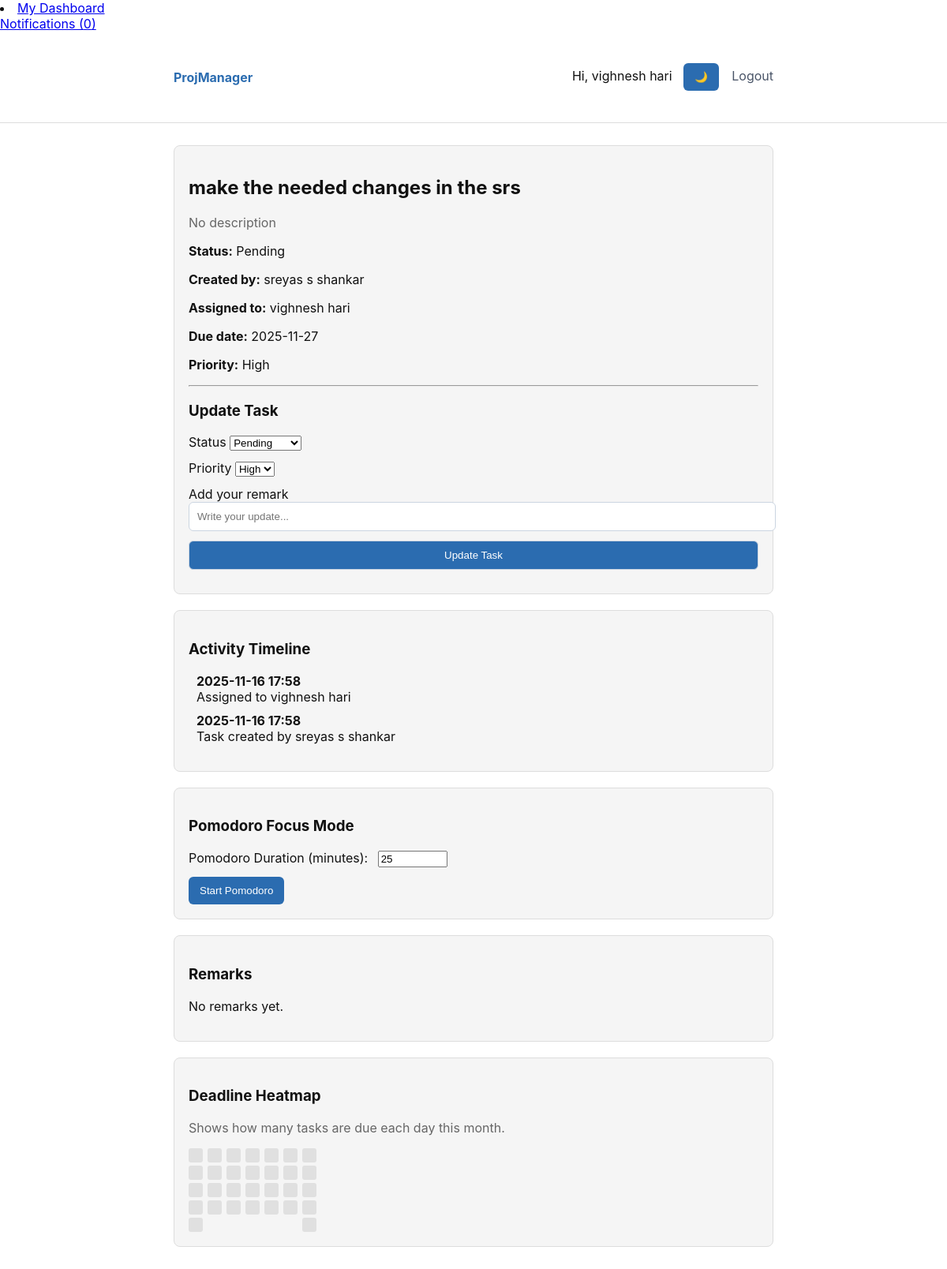
Page /groups/1/tasks/3 (signed in) on the committed database.
### models.py (models this page shows, shortened)
class User(db.Model, UserMixin):
    id = db.Column(db.Integer, primary_key=True)
    username = db.Column(db.String(80), unique=True, nullable=False)
    email = db.Column(db.String(120), unique=True, nullable=False)
    password_hash = db.Column(db.String(128), nullable=False)

class Task(db.Model):
    id = db.Column(db.Integer, primary_key=True)
    title = db.Column(db.String(150), nullable=False)
    description = db.Column(db.Text, nullable=True)
    status = db.Column(db.String(20), default='Pending')  # Pending, In Progress, Done
    created_by = db.Column(db.Integer, db.ForeignKey('user.id'), nullable=False)
    assigned_to = db.Column(db.Integer, db.ForeignKey('user.id'), nullable=True)
    group_id = db.Column(db.Integer, db.ForeignKey('group.id'), nullable=False)
    timestamp = db.Column(db.DateTime, default=db.func.now())
    priority = db.Column(db.String(10))
    activities = db.relationship('TaskActivity', backref='task', lazy=True)
    created_at = db.Column(db.DateTime, default=datetime.utcnow)
    due_date = db.Column(db.DateTime, nullable=True)
    updated_at = db.Column(db.DateTime, default=datetime.utcnow, onupdate=datetime.utcnow)
    pomodoro_active = db.Column(db.Boolean, default=False)
    pomodoro_end = db.Column(db.DateTime, nullable=True)
    creator = db.relationship('User', foreign_keys=[created_by], backref='created_tasks')
    assignee = db.relationship('User', foreign_keys=[assigned_to], backref='assigned_tasks')
    group = db.relationship('Group', backref='tasks')

class TaskActivity(db.Model):
    __tablename__ = 'task_activity'
    id = db.Column(db.Integer, primary_key=True)
    task_id = db.Column(db.Integer, db.ForeignKey('task.id'), nullable=False)
    timestamp = db.Column(db.DateTime, default=datetime.utcnow)
    message = db.Column(db.String(255), nullable=False)

### app.py (the view, shortened to what this page needs)
@app.route('/groups/<int:group_id>/tasks/<int:task_id>', methods=['GET', 'POST'])
@login_required
def task_detail(group_id, task_id):
    group = Group.query.get_or_404(group_id)
    task = Task.query.get_or_404(task_id)
    membership = GroupMembership.query.filter_by(user_id=current_user.id, group_id=group.id).first()
    if not membership:
        flash('You are not a member of this group.', 'danger')
        return redirect(url_for('dashboard'))
    form = TaskUpdateForm(obj=task)
    can_update = (current_user.id == task.assigned_to) or (current_user.id == group.admin_id)
    remarks = TaskRemark.query.filter_by(task_id=task.id).order_by(TaskRemark.timestamp.desc()).all()
    activities = TaskActivity.query.filter_by(task_id=task.id).order_by(TaskActivity.timestamp.desc()).all()
    return render_template('task_detail.html', group=group, task=task, form=form, remarks=remarks, can_update=can_update, activities=activities)

### forms.py
class TaskUpdateForm(FlaskForm):
    status = SelectField('Status', choices=[
        ('Pending', 'Pending'),
        ('In Progress', 'In Progress'),
        ('Done', 'Done')
    ])
    priority = SelectField(
    'Priority',
    choices=[
        ('high', 'High'),
        ('low', 'Low')
    ],
    validators=[DataRequired()]
    )
    comment = StringField('Add your remark', validators=[DataRequired(), Length(1, 300)])
    submit = SubmitField('Update Task')

### app.py (called while the page is built)
@login_manager.user_loader
def load_user(user_id):
    return User.query.get(int(user_id))

@app.context_processor
def inject_notifications():
    if current_user.is_authenticated:
        unread = Notification.query.filter_by(user_id=current_user.id, is_read=False).all()
        return dict(unread_notifications=unread)
    return dict(unread_notifications=[])

### templates/task_detail.html (shortened to what this page needs)
{% extends 'base.html' %}
{% block content %}
<div class="card">
  <h2>{{ task.title }}</h2>
  <p class="muted">{{ task.description or 'No description' }}</p>
  <p><strong>Status:</strong> {{ task.status }}</p>
  <p><strong>Created by:</strong> {{ task.creator.username }}</p>
  {% if task.assigned_to %}
    <p><strong>Assigned to:</strong> {{ task.assignee.username }}</p>
  {% endif %}
  {% if task.due_date %}
    <p><strong>Due date:</strong> {{ task.due_date.strftime('%Y-%m-%d') }}</p>
  {% else %}
    <p><strong>Due date:</strong> Not set</p>
  {% endif %}
  <p><strong>Priority:</strong> {{ task.priority.title() }}</p>
  {% if can_update %}
  <hr>
  <h3>Update Task</h3>
  <form method="post" novalidate>
    <div class="form-row">
      {{ form.status.label }}
      {{ form.status() }}
    </div>
    <div class="form-row">
      {{ form.priority.label }}
      {{ form.priority() }}
    </div>
    <div class="form-row">
      {{ form.comment.label }}
      {{ form.comment(size=64, placeholder='Write your update...') }}
    </div>
    <div class="form-row">
      {{ form.submit(class_='btn') }}
    </div>
  </form>
  {% endif %}
</div>
<div class="card" style="margin-top:20px;">
  <h3>Activity Timeline</h3>
  <ul style="list-style:none; padding-left:10px;">
    {% for a in activities %}
      <li style="margin-bottom:10px;">
        <strong>{{ a.timestamp.strftime('%Y-%m-%d %H:%M') }}</strong><br>
        <span>{{ a.message }}</span>
      </li>
    {% endfor %}
  </ul>
</div>
<div class="card" style="margin-top:20px;">
  <h3>Pomodoro Focus Mode</h3>
  <label for="pomodoro-minutes">Pomodoro Duration (minutes):</label>
  <input id="pomodoro-minutes" type="number" min="1" max="240" value="25"
         style="width:80px; margin-left:8px;">
  <div id="pomodoro-box" style="margin-top:12px;">
      {% if task.pomodoro_active %}
          <div class="pomodoro-visual">
              <svg class="ring" width="120" height="120">
                  <circle class="ring-bg" cx="60" cy="60" r="54"></circle>
                  <circle class="ring-progress" cx="60" cy="60" r="54"></circle>
              </svg>
              <div class="pomodoro-time" id="pomodoro-timer">--</div>
          </div>
          <button id="stop-pomodoro" class="btn btn-danger">Stop</button>
      {% else %}
          <button id="start-pomodoro" class="btn">Start Pomodoro</button>
      {% endif %}
  </div>
</div>
<div class="card" style="margin-top:20px;">
  <h3>Remarks</h3>
  {% if remarks %}
    <ul style="padding-left:16px;">
      {% for remark in remarks %}
        <li style="margin-bottom:10px;">
          <strong>{{ remark.user.username }}</strong> —
          <small>{{ remark.timestamp.strftime('%Y-%m-%d %H:%M') }}</small><br>
          {{ remark.comment }}
        </li>
      {% endfor %}
    </ul>
  {% else %}
    <p>No remarks yet.</p>
  {% endif %}
</div>
<div class="card" style="margin-top:20px;">
  <h3>Deadline Heatmap</h3>
  <p class="muted">Shows how many tasks are due each day this month.</p>
  <div id="deadline-heatmap" style="margin-top:10px; display:flex; gap:6px;"></div>
</div>
{% endblock %}

### templates/base.html (shortened to what this page needs)
<!doctype html>
<html lang="en">
<head>
    <li><a href="{{ url_for('my_dashboard') }}">My Dashboard</a></li>
    <link rel="stylesheet" href="{{ url_for('static', filename='css/style.css') }}">
</head>
<body class="{{ 'dark-mode' if session.get('theme') == 'dark' else '' }}">
{% if current_user.is_authenticated %}
<a href="{{ url_for('notifications') }}">
    Notifications ({{ current_user.unread_notifications|length }})
</a>
{% endif %}
{% set _ = session.pop('popup_notification', None) %}
<nav class="nav">
    <div class="container">
        <a class="brand" href="{{ url_for('index') }}">ProjManager</a>
        <div class="nav-right">
            {% if current_user.is_authenticated %}
                <span>Hi, {{ current_user.username }}</span>
                <button id="theme-toggle" class="btn" style="margin-left:10px;">
                    🌙
                </button>
                <a href="{{ url_for('logout') }}">Logout</a>
            {% else %}
                <a href="{{ url_for('login') }}">Login</a>
                <a href="{{ url_for('register') }}">Register</a>
            {% endif %}
        </div>
    </div>
</nav>
<main class="container">
    {% block content %}{% endblock %}
</main>
</body>
</html>

### static/css/style.css (style rules this page uses)
:root { --max-width:760px;--accent:#2b6cb0 }
body { font-family:Inter,system-ui,Segoe UI,Roboto,Arial,sans-serif;margin:0;background:#f7fafc;color:#222 }
.container { max-width:var(--max-width);margin:28px auto;padding:0 16px }
.nav { background:white;border-bottom:1px solid #e6eef6 }
.nav .container { display:flex;align-items:center;justify-content:space-between;padding:12px 16px }
.brand { font-weight:700;color:var(--accent);text-decoration:none }
.nav-right a { margin-left:12px;text-decoration:none;color:#4a5568 }
.form-row { margin-bottom:12px }
.form-row input { width:100%;padding:10px;border:1px solid #cbd5e1;border-radius:6px }
.btn { padding:10px 14px;border:none;border-radius:6px;background:var(--accent);color:white;cursor:pointer }
.muted { color:#718096 }
.card { background:white;padding:18px;border-radius:8px;margin-top:18px }
:root { --bg-color: #ffffff; --text-color: #111111; --card-bg: #f5f5f5; --nav-bg: #ffffff; --border-color: #dddddd; }
body { background: var(--bg-color); color: var(--text-color); }
.card { background: var(--card-bg); border: 1px solid var(--border-color); }
.nav { background: var(--nav-bg); border-bottom: 1px solid var(--border-color); }

### templates/task_detail.html (style rules this page uses)
.muted { color: #666; }

### rows in the picture
User: username "vighnesh hari", assignee.username "vighnesh hari"
Task: title "make the needed changes in the srs", description "No description", status "Pending", due_date "2025-11-27", priority "High"
User: creator.username "sreyas s shankar"
TaskActivity: timestamp "2025-11-16 17:58", message "Assigned to vighnesh hari"
TaskActivity: timestamp "2025-11-16 17:58", message "Task created by sreyas s shankar"

### other values in the picture
{{ current_user.unread_notifications|length }} "0"
